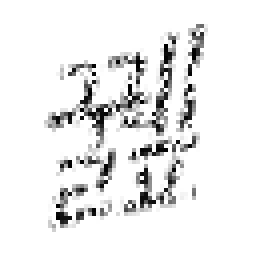
#> input picture augmented_images/꿾.png, 64 x 64 px, given as the content of the folder font_images, which was not available (shown 4 times larger)
$ python augmen_from_gpt.py
#> lines starting #> are read from the running program, lines starting #| are printed output that depends on the picture; pictures that were not available may be replaced by others from this repository, and a replacement may not be noted
#> further down, image is the input picture: shape (64, 64); min 0, max 255, mean 234.7
import cv2
import numpy as np

def augment_image(image):
    # 회전
    angle = np.random.uniform(-15, 15)
    h, w = image.shape[:2]
    M = cv2.getRotationMatrix2D((w//2, h//2), angle, 1)
    rotated = cv2.warpAffine(image, M, (w, h), borderValue=255)

    # 노이즈 추가
    noise = np.random.normal(0, 10, image.shape).astype(np.uint8)
    noisy_image = cv2.add(rotated, noise)

    # 왜곡
    pts1 = np.float32([[5, 5], [20, 5], [5, 20]])
    pts2 = np.float32([[5, 10], [20, 5], [5, 25]])
    M = cv2.getAffineTransform(pts1, pts2)
    distorted = cv2.warpAffine(noisy_image, M, (w, h), borderValue=255)

    return distorted

import cv2
import numpy as np
import os

def augment_image(image):
    # 회전
    angle = np.random.uniform(-15, 15)
    h, w = image.shape[:2]
#> h = 64; w = 64
    M = cv2.getRotationMatrix2D((w//2, h//2), angle, 1)
    rotated = cv2.warpAffine(image, M, (w, h), borderValue=255)
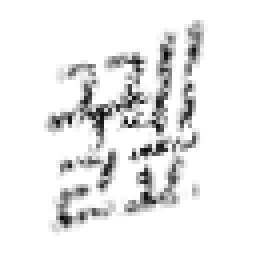
#> rotated: shape (64, 64) (shown 4 times larger); min 10, max 255, mean 234.7

    # 노이즈 추가
    noise = np.random.normal(0, 10, image.shape).astype(np.uint8)
    noisy_image = cv2.add(rotated, noise)
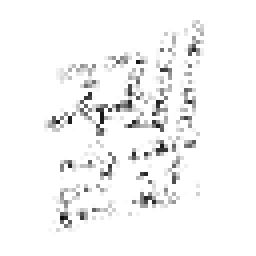
#> noisy_image: shape (64, 64) (shown 4 times larger); min 10, max 255, mean 245

    # 왜곡
    pts1 = np.float32([[5, 5], [20, 5], [5, 20]])
    pts2 = np.float32([[5, 10], [20, 5], [5, 25]])
    M = cv2.getAffineTransform(pts1, pts2)
    distorted = cv2.warpAffine(noisy_image, M, (w, h), borderValue=255)
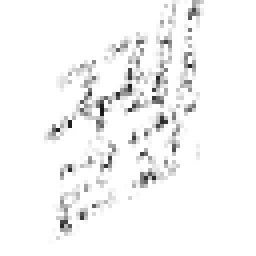
#> distorted: shape (64, 64) (shown 4 times larger); min 21, max 255, mean 245.1

    return distorted

# 폴더 내 모든 파일 처리
input_folder = "font_images"
output_folder = "augmented_images"
os.makedirs(output_folder, exist_ok=True)

for file_name in os.listdir(input_folder):
    if file_name.endswith(".png"):
        input_path = os.path.join(input_folder, file_name)
        output_path = os.path.join(output_folder, file_name)

        # 이미지 읽기
        image = cv2.imread(input_path, cv2.IMREAD_GRAYSCALE)
        if image is not None:
            # 이미지 증강
            augmented = augment_image(image)
            # 결과 저장
            cv2.imwrite(output_path, augmented)

print(f"증강된 이미지는 '{output_folder}' 폴더에 저장되었습니다.")

$ run again, on augmented_images/뿞.png
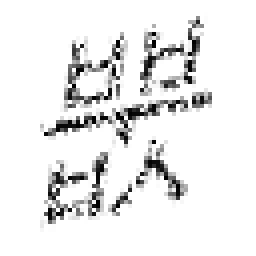
#> input picture augmented_images/뿞.png, 64 x 64 px, given as the content of the folder font_images, which was not available (shown 4 times larger)
#> image is the input picture: shape (64, 64); min 0, max 255, mean 234
#> in augment_image, `noisy_image = cv2.add(rotated, noise)`:
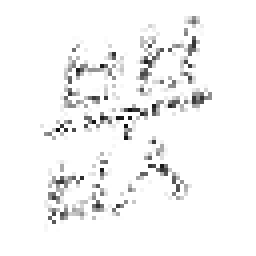
#> noisy_image: shape (64, 64) (shown 4 times larger); min 10, max 255, mean 244.5
#> in augment_image, `distorted = cv2.warpAffine(noisy_image, M, (w, h), borderValue=255)`:
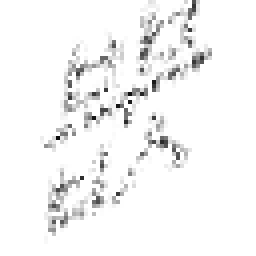
#> distorted: shape (64, 64) (shown 4 times larger); min 10, max 255, mean 244.7

$ run again, on augmented_images/삢.png
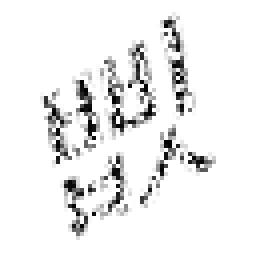
#> input picture augmented_images/삢.png, 64 x 64 px, given as the content of the folder font_images, which was not available (shown 4 times larger)
#> image is the input picture: shape (64, 64); min 0, max 255, mean 237.5
#> in augment_image, `noisy_image = cv2.add(rotated, noise)`:
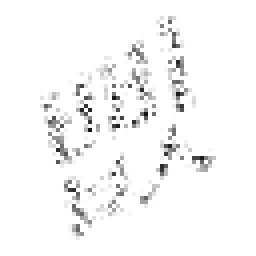
#> noisy_image: shape (64, 64) (shown 4 times larger); min 18, max 255, mean 246.7
#> in augment_image, `distorted = cv2.warpAffine(noisy_image, M, (w, h), borderValue=255)`:
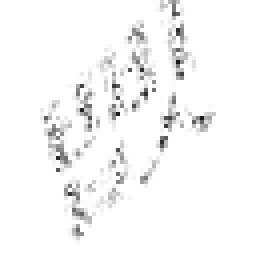
#> distorted: shape (64, 64) (shown 4 times larger); min 25, max 255, mean 246.8
